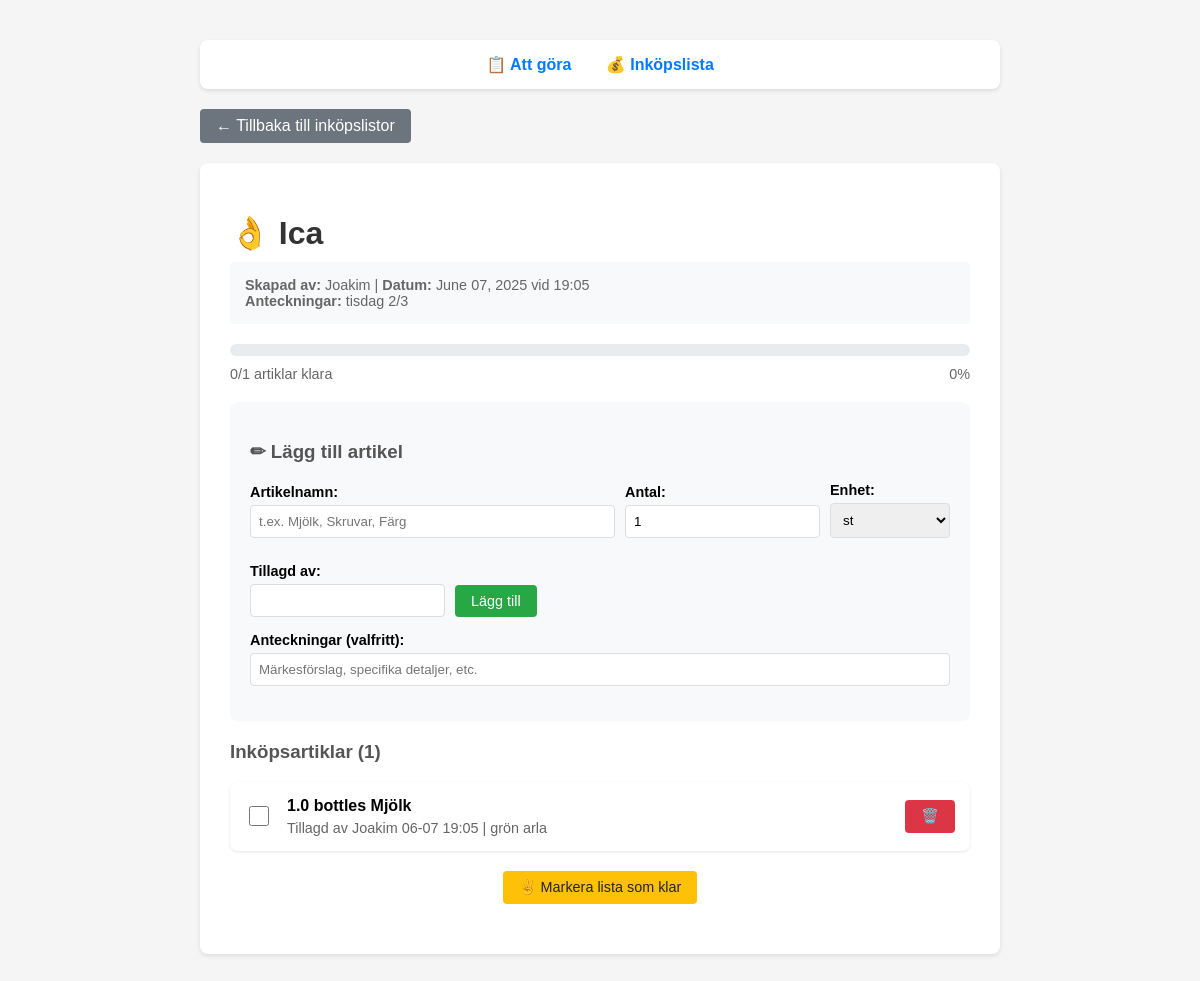
The page /shopping/1 on the database its author committed.
### app/models.py (models this page shows)
class ShoppingList(Base):
    __tablename__ = "shopping_lists"
    id = Column(Integer, primary_key=True, index=True)
    name = Column(String, index=True)
    description = Column(Text)
    created_by = Column(String)
    created_at = Column(DateTime, default=swedish_now)
    is_completed = Column(Boolean, default=False)
    items = relationship("ShoppingItem", back_populates="shopping_list", cascade="all, delete-orphan")

class ShoppingItem(Base):
    __tablename__ = "shopping_items"
    id = Column(Integer, primary_key=True, index=True)
    shopping_list_id = Column(Integer, ForeignKey("shopping_lists.id"))
    item_name = Column(String)
    quantity = Column(Float, default=1.0)
    unit = Column(String, default="pcs")  # pcs, kg, lbs, bottles, etc.
    notes = Column(Text)
    is_checked = Column(Boolean, default=False)
    checked_by = Column(String)
    checked_at = Column(DateTime)
    added_by = Column(String)
    added_at = Column(DateTime, default=swedish_now)
    shopping_list = relationship("ShoppingList", back_populates="items")

### app/routers/shopping.py (the view)
@router.get("/shopping/{list_id}")
async def get_shopping_list_detail(
    list_id: int,
    request: Request,
    db: Session = Depends(get_db)
):
    shopping_list = db.query(ShoppingList).filter(ShoppingList.id == list_id).first()
    if not shopping_list:
        raise HTTPException(status_code=404, detail="Shopping list not found")
    items = db.query(ShoppingItem).filter(
        ShoppingItem.shopping_list_id == list_id
    ).order_by(ShoppingItem.is_checked, ShoppingItem.item_name).all()
    return templates.TemplateResponse("shopping_detail.html", {
        "request": request,
        "shopping_list": shopping_list,
        "items": items
    })

### templates/shopping_detail.html (shortened to what this page needs)
<!DOCTYPE html>
<html>
<head>
</head>
<body>
    <div class="container">
        <div class="nav">
            <a href="/">📋 Att göra</a>
            <a href="/shopping">💰 Inköpslista</a>
        </div>
        <a href="/shopping" class="back-btn">← Tillbaka till inköpslistor</a>
        <div class="detail-card">
            <h1>👌 {{ shopping_list.name }}</h1>
            <div class="meta">
                <strong>Skapad av:</strong> {{ shopping_list.created_by }} |
                <strong>Datum:</strong> {{ shopping_list.created_at.strftime('%B %d, %Y vid %H:%M') }}
                {% if shopping_list.description %}
                    <br><strong>Anteckningar:</strong> {{ shopping_list.description }}
                {% endif %}
            </div>
            {% set total_items = items|length %}
            {% set checked_items = items|selectattr("is_checked")|list|length %}
            {% set progress = (checked_items / total_items * 100) if total_items > 0 else 0 %}
            <div class="progress">
                <div class="progress-bar">
                </div>
                <div class="stats">
                    <span>{{ checked_items }}/{{ total_items }} artiklar klara</span>
                    <span>{{ "%.0f"|format(progress) }}%</span>
                </div>
            </div>
            {% if not shopping_list.is_completed %}
            <div class="add-item-form">
                <h3>✏ Lägg till artikel</h3>
                <form action="/api/shopping-lists/{{ shopping_list.id }}/items" method="post">
                    <div class="form-row">
                        <div class="form-group large">
                            <label for="item_name">Artikelnamn:</label>
                            <input type="text" id="item_name" name="item_name" placeholder="t.ex. Mjölk, Skruvar, Färg" required>
                        </div>
                        <div class="form-group small">
                            <label for="quantity">Antal:</label>
                            <input type="number" id="quantity" name="quantity" step="0.1" value="1" min="0.1" required>
                        </div>
                        <div class="form-group medium">
                            <label for="unit">Enhet:</label>
                            <select id="unit" name="unit">
                                <option value="st">st</option>
                            </select>
                        </div>
                        <div class="form-group medium">
                            <label for="added_by">Tillagd av:</label>
                            <input type="text" id="added_by" name="added_by" required>
                        </div>
                        <div class="form-group">
                            <label>&nbsp;</label>
                            <button type="submit" class="btn">Lägg till</button>
                        </div>
                    </div>
                    <div class="form-group">
                        <label for="notes">Anteckningar (valfritt):</label>
                        <input type="text" id="notes" name="notes" placeholder="Märkesförslag, specifika detaljer, etc.">
                    </div>
                </form>
            </div>
            {% endif %}
            <div class="shopping-items">
                <h3>Inköpsartiklar ({{ items|length }})</h3>
                {% for item in items %}
                <div class="item {% if item.is_checked %}checked{% endif %}">
                    <div class="item-checkbox">
                        {% if not shopping_list.is_completed %}
                        <form action="/api/shopping-items/{{ item.id }}/toggle" method="post" style="margin: 0;">
                            <input type="checkbox" {% if item.is_checked %}checked{% endif %}
                                   onchange="this.form.submit()">
                        </form>
                        {% else %}
                        <input type="checkbox" {% if item.is_checked %}checked{% endif %} disabled>
                        {% endif %}
                    </div>
                    <div class="item-content">
                        <div class="item-name {% if item.is_checked %}checked{% endif %}">
                            {{ item.quantity }} {{ item.unit }} {{ item.item_name }}
                        </div>
                        <div class="item-details">
                            Tillagd av {{ item.added_by }} {{ item.added_at.strftime('%m-%d %H:%M') }}
                            {% if item.notes %} | {{ item.notes }}{% endif %}
                        </div>
                    </div>
                    {% if not shopping_list.is_completed %}
                    <div class="item-actions">
                        <form action="/api/shopping-items/{{ item.id }}/delete" method="post" style="display: inline;">
                            <button type="submit" class="btn btn-danger" onclick="return confirm('Ta bort denna artikel?')">🗑️</button>
                        </form>
                    </div>
                    {% endif %}
                </div>
                {% else %}
                <p style="text-align: center; color: #666; padding: 20px;">
                    Inga artiklar i listan ännu. Lägg till några ovan!
                </p>
                {% endfor %}
            </div>
            {% if not shopping_list.is_completed and total_items > 0 %}
            <div class="complete-list">
                <form action="/api/shopping-lists/{{ shopping_list.id }}/complete" method="post">
                    <button type="submit" class="btn btn-warning" onclick="return confirm('Markera hela inköpslistan som klar?')">
                        ✌ Markera lista som klar
                    </button>
                </form>
            </div>
            {% endif %}
        </div>
    </div>
</body>
</html>

### templates/shopping_detail.html (style rules this page uses)
body { font-family: Arial, sans-serif; margin: 40px; background: #f5f5f5; }
.container { max-width: 800px; margin: 0 auto; }
.nav { background: white; padding: 15px; border-radius: 8px; margin-bottom: 20px; box-shadow: 0 2px 4px rgba(0,0,0,0.1); text-align: center; }
.nav a { margin: 0 15px; text-decoration: none; color: #007bff; font-weight: bold; }
.detail-card { background: white; padding: 30px; border-radius: 8px; box-shadow: 0 2px 4px rgba(0,0,0,0.1); margin-bottom: 20px; }
.back-btn { display: inline-block; margin-bottom: 20px; padding: 8px 16px; background: #6c757d; color: white; text-decoration: none; border-radius: 4px; }
.meta { color: #666; font-size: 0.9em; margin-bottom: 20px; padding: 15px; background: #f8f9fa; border-radius: 4px; }
.add-item-form { background: #f8f9fa; padding: 20px; border-radius: 8px; margin: 20px 0; }
.form-row { display: flex; gap: 10px; align-items: end; flex-wrap: wrap; }
.form-group { margin-bottom: 15px; }
.form-group.small { min-width: 80px; }
.form-group.medium { min-width: 120px; }
.form-group.large { flex: 1; min-width: 200px; }
.form-group label { display: block; margin-bottom: 5px; font-weight: bold; font-size: 0.9em; }
.form-group input, .form-group select, .form-group textarea { width: 100%; padding: 8px; border: 1px solid #ddd; border-radius: 4px; box-sizing: border-box; }
.btn { background: #28a745; color: white; padding: 8px 16px; border: none; border-radius: 4px; cursor: pointer; font-size: 0.9em; }
.btn-danger { background: #dc3545; }
.btn-warning { background: #ffc107; color: #212529; }
.shopping-items { margin: 20px 0; }
.item { display: flex; align-items: center; padding: 15px; margin: 8px 0; background: white; border-radius: 8px; box-shadow: 0 1px 3px rgba(0,0,0,0.1); }
.item-checkbox { margin-right: 15px; }
.item-checkbox input { width: 20px; height: 20px; cursor: pointer; }
.item-content { flex: 1; }
.item-name { font-weight: bold; margin-bottom: 5px; }
.item-details { font-size: 0.9em; color: #666; }
.item-actions { margin-left: 10px; }
.item-actions form { display: inline; }
.progress { margin: 20px 0; }
.progress-bar { width: 100%; height: 12px; background: #e9ecef; border-radius: 6px; overflow: hidden; }
h1 { color: #333; margin-bottom: 10px; }
h3 { color: #555; }
.complete-list { text-align: center; margin: 20px 0; }
.stats { display: flex; justify-content: space-between; margin: 10px 0; font-size: 0.9em; color: #666; }

### rows shown on the page
ShoppingList: name "Ica", created_by "Joakim", created_at "June 07, 2025 vid 19:05", description "tisdag 2/3"
ShoppingItem: quantity "1.0", unit "bottles", item_name "Mjölk", added_by "Joakim", added_at "06-07 19:05", notes "grön arla"

### other values the page prints
{{ checked_items }} "0"
{{ total_items }} "1"
{{ "%.0f"|format(progress) }} "0"
{{ items|length }} "1"
